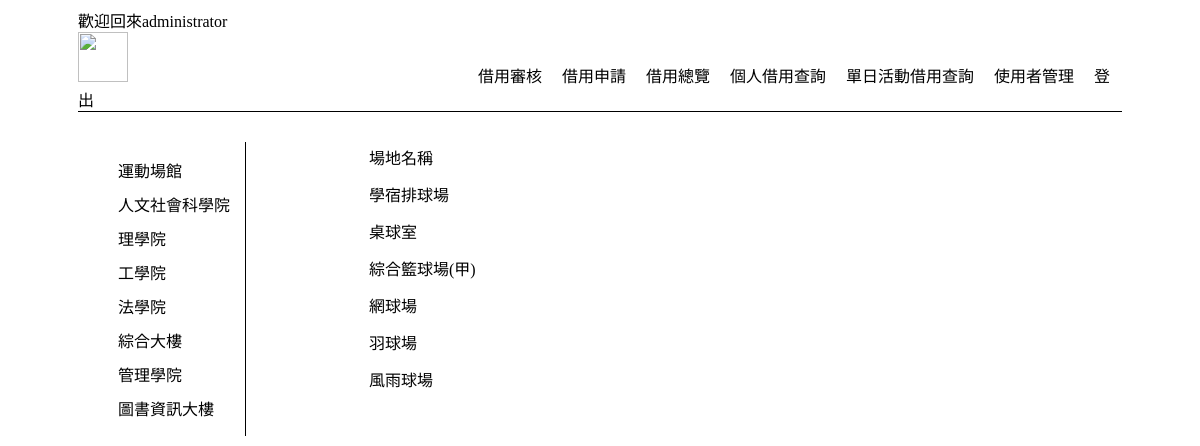
The page /placebrowse.php?Location=運動場館 (signed in) on the database its author committed.
### tables this page shows
CREATE TABLE `place` (
  `pnum` int(10) NOT NULL,
  `pname` varchar(10) NOT NULL,
  `Location` varchar(10) NOT NULL
);

### placebrowse.php (the view, shortened to what this page needs)
<?php
include("link.php");
include("header.php");
$Location = $_GET["Location"];
$SQL = "SELECT * FROM place WHERE Location = '$Location' ORDER BY pname ASC";
$result = mysqli_query($link, $SQL);
echo "<div class='wrap'>";
echo "<div class='QQQQ'>";
echo "<ul>";
echo "<li><a href='placebrowse.php?Location=運動場館'>運動場館</a></li>";
echo "<li><a href='placebrowse.php?Location=人文社會科學院'>人文社會科學院</a></li>";
echo "<li><a href='placebrowse.php?Location=理學院'>理學院</a></li>";
echo "<li><a href='placebrowse.php?Location=工學院'>工學院</a></li>";
echo "<li><a href='placebrowse.php?Location=法學院'>法學院</a></li>";
echo "<li><a href='placebrowse.php?Location=綜合大樓'>綜合大樓</a></li>";
echo "<li><a href='placebrowse.php?Location=管理學院'>管理學院</a></li>";
echo "<li><a href='placebrowse.php?Location=圖書資訊大樓'>圖書資訊大樓</a></li>";
echo "</ul>";
echo "</div>";
echo "<div class='we'>";
echo "<table class='browseQQQ'>";
echo "<tr>";
echo "<td>場地名稱</td>";
echo "</tr>";
while($row = mysqli_fetch_assoc($result)){
    echo "<tr>";
    echo "<td class='tdQ'>"."<a href='placesort.php?num=".$row['pnum']."&"."Location=".$Location."'>".$row['pname']."</a></td>";
    echo "</tr>";
}
echo "</table>";
echo "</div>";
echo "</div>";
?>
<!DOCTYPE html>
<html lang="en">
<head>
</head>
<body>
</body>
</html>

### header.css (style rules this page uses)
* { font-family: 微軟正黑體; }
a:link { font-family: 微軟正黑體; text-decoration: none; color: black; }
li { list-style: none; margin-top: 10px; }
.wrap { margin-left: 70px; margin-right: 70px; }
.browseQQQ .tdQ { padding-top: 10px; }
.we { width:30%; float:left; }
.browseQQQ { width: 30%; float: left; margin-top: 30px; }
.QQQQ { margin-top: 30px; float: left; padding-right: 15px; border-right: 1px solid #000; }
.browseQQQ { width: 80%; margin-left: 120px; }

### rows shown on the page
place: pname "學宿排球場"
place: pname "桌球室"
place: pname "綜合籃球場(甲)"
place: pname "網球場"
place: pname "羽球場"
place: pname "風雨球場"

### other values the page prints
$_SESSION["name"] "administrator"
